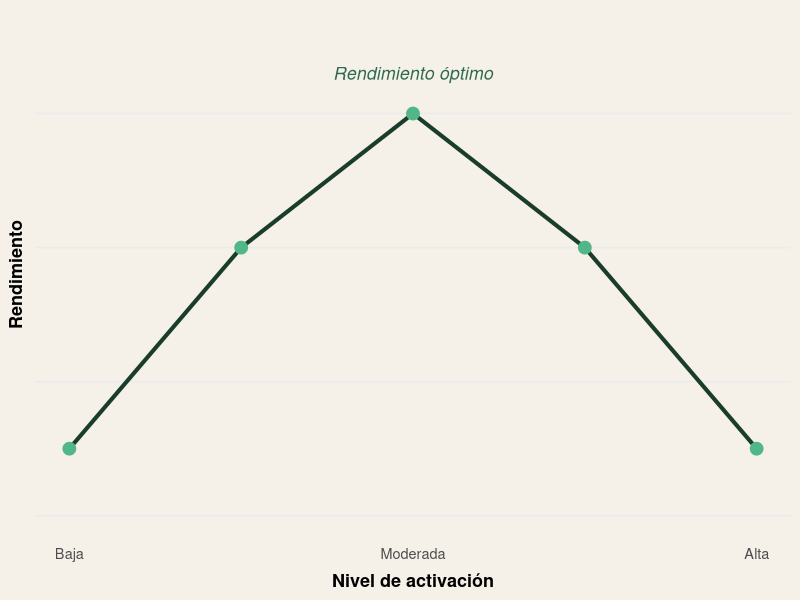

Generate this figure with R:
## ---- chunk 1
#| fig-width: 8
#| fig-height: 3.5
#| fig-align: center
library(ggplot2)
df <- data.frame(
  x = c(1, 2, 3, 4, 5),
  y = c(1, 4, 6, 4, 1),
  label = c("Baja", "", "Moderada", "", "Alta")
)
ggplot(df, aes(x = x, y = y)) +
  geom_line(color = "#1a3d2b", linewidth = 1.4) +
  geom_point(color = "#52b788", size = 4) +
  annotate("text", x = 3, y = 6.6, label = "Rendimiento óptimo",
           fontface = "italic", size = 4.5, color = "#2d6a4f") +
  scale_x_continuous(breaks = 1:5, labels = df$label) +
  scale_y_continuous(limits = c(0, 7.2)) +
  labs(x = "Nivel de activación", y = "Rendimiento") +
  theme_minimal(base_size = 13) +
  theme(
    panel.grid.minor = element_blank(),
    panel.grid.major.x = element_blank(),
    axis.text.y = element_blank(),
    axis.title.x = element_text(face = "bold", margin = margin(t = 8)),
    axis.title.y = element_text(face = "bold"),
    plot.background = element_rect(fill = "#f5f0e8", color = NA),
    panel.background = element_rect(fill = "#f5f0e8", color = NA)
  )
